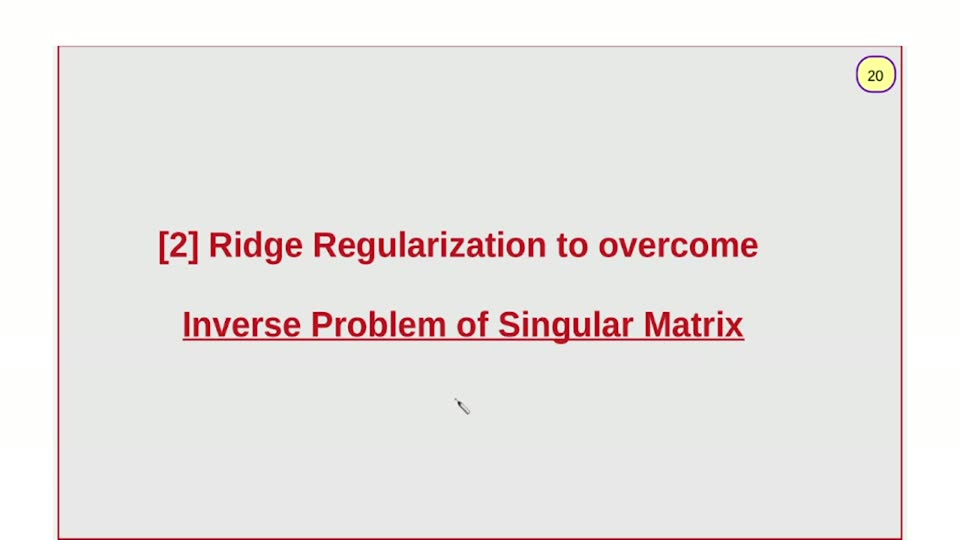
#> input picture videos/machine-learning/03_ridger_regression_gradient_descent/unique_slides/slide_020.jpg, 960 x 540 px, found by its file name
$ python measure_color.py
#> lines starting #> are read from the running program, lines starting #| are printed output that depends on the picture; after the words box and inside, x2 and y2 are one past the last pixel; in counts of white or black regions, pixels touching at a corner belong together
#!/usr/bin/env python3
"""Title core color decision: C00000 vs 8B0000, from darkest red pixels."""
import numpy as np
from PIL import Image

F = "/home/ahmed/Projects/ai_llm_slides/videos/machine-learning/03_ridger_regression_gradient_descent/unique_slides/slide_020.jpg"
im = np.asarray(Image.open(F).convert("RGB")).astype(int)
r, g, b = im[:,:,0], im[:,:,1], im[:,:,2]
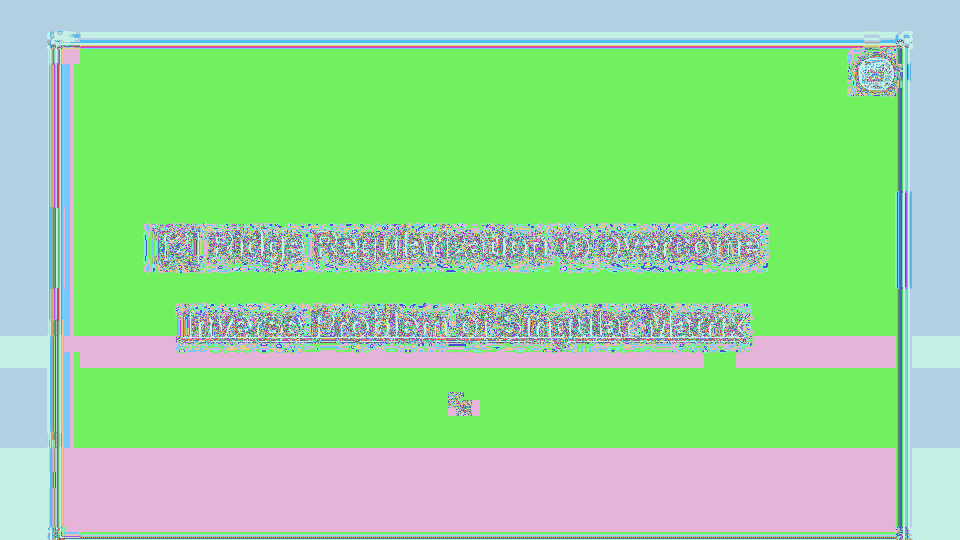
#> r: shape (540, 960) int64; 204 distinct labels, from 17 to 255; one colour per label, 0 black
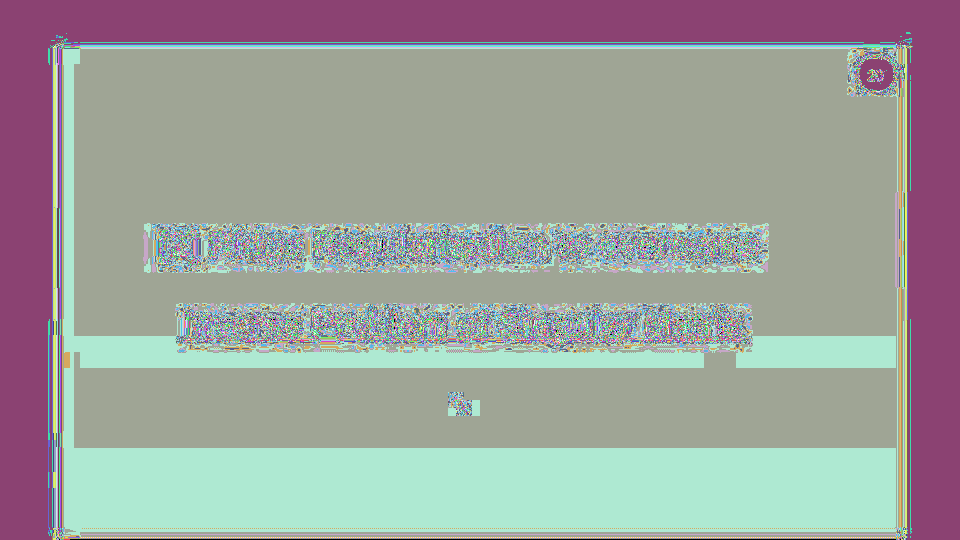
#> g: shape (540, 960) int64; 256 distinct labels, from 0 to 255; one colour per label, 0 black
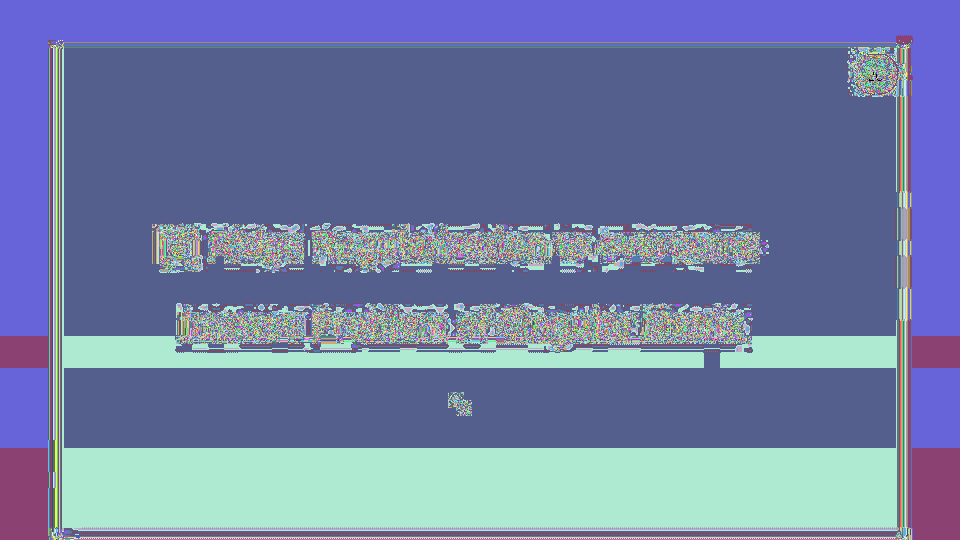
#> b: shape (540, 960) int64; 255 distinct labels, from 0 to 255; one colour per label, 0 black
red = (r > 90) & ((r - g) > 40) & ((r - b) > 10)
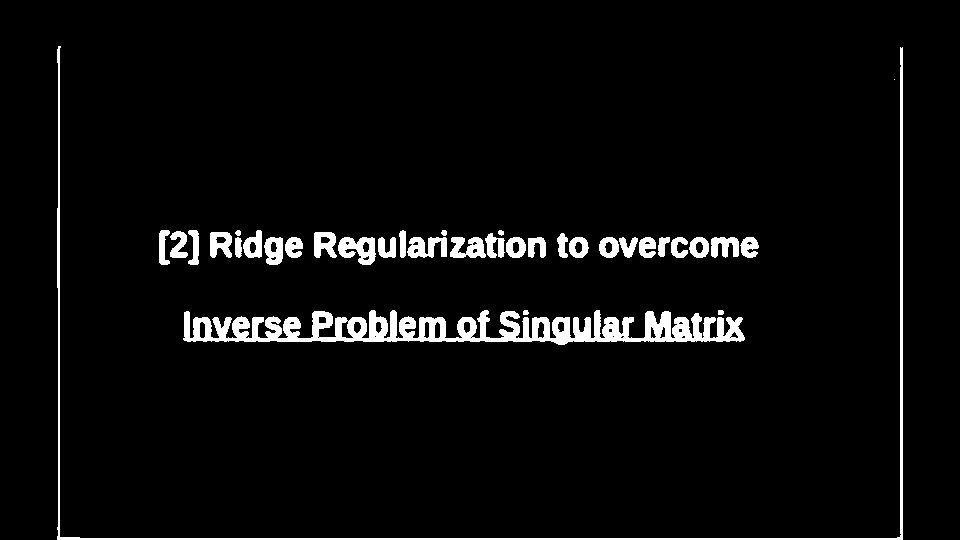
#> red: shape (540, 960) bool; 4.4% white; 35 white regions (1 under 20 px), largest, box (x1, y1, x2, y2) and area: (183, 310, 745, 345) 9990, (57, 46, 903, 540) 4269, (338, 237, 376, 265) 669
# title pixels only (exclude strokes + badge area)
mask = red.copy()
mask[:, :62] = False; mask[:, 898:] = False; mask[533:, :] = False; mask[:52, :] = False
#> after `mask[533:, :] = False`:
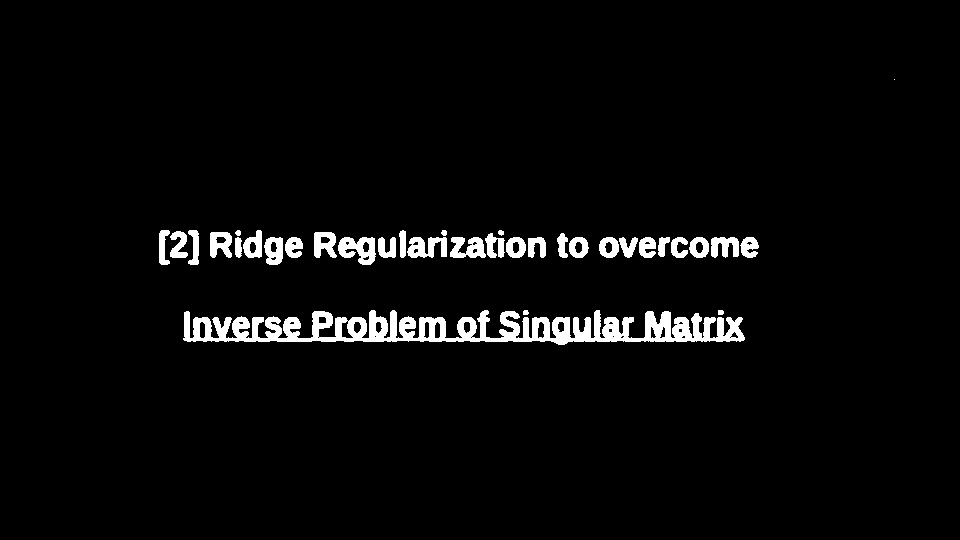
#> mask: shape (540, 960) bool; 3.6% white; 34 white regions (1 under 20 px), largest, box (x1, y1, x2, y2) and area: (183, 310, 745, 345) 9990, (338, 237, 376, 265) 669, (407, 237, 447, 258) 565
ys, xs = np.where(mask)
#> ys = 18547 values from 79 to 344; xs = 18547 values, max 894 at index 0, min 159 at index 180, mean 455.6
px = im[ys, xs]
lum = px.sum(axis=1)
#> lum = 18547 values, max 696 at index 6487, min 113 at index 10104, mean 365.4
order = np.argsort(lum)
#> order = 18547 values, max 18546 at index 17604, min 0 at index 6706, mean 9273
dark = px[order[:400]]  # darkest 400 title pixels
#> dark = 400 rows, first 8: [107, 0, 6], [126, 0, 8], [118, 3, 18], [125, 0, 15], [132, 0, 10], [112, 10, 21], [128, 0, 15], [105, 11, 27]
print("darkest 400 title px mean:", dark.mean(axis=0).round(1))
#| darkest 400 title px mean: [134.5   9.7  22.5]
print("darkest 50 px mean:", px[order[:50]].mean(axis=0).round(1))
#| darkest 50 px mean: [127.1   4.6  18.1]
print("min px:", px[order[0]])
#| min px: [107   0   6]
# modal color among pixels with R-G>100 (stroke-core-like)
core = px[(px[:,0] - px[:,1] > 100)]
print("px with R-G>100: n=", len(core), " mean:", core.mean(axis=0).round(1) if len(core) else "-")
#| px with R-G>100: n= 10204  mean: [170.7  33.   47.1]
# stroke color cores for comparison
for (x, y) in ((58, 300), (901, 300)):
    print(f"stroke px ({x},{y}):", tuple(im[y, x]))
#> this loop made 2 passes
#| stroke px (58,300): (113, 40, 51)
#| stroke px (901,300): (107, 47, 55)

$ run again, with videos/machine-learning/03_ridger_regression_gradient_descent/unique_slides/slide_001.jpg copied over videos/machine-learning/03_ridger_regression_gradient_descent/unique_slides/slide_020.jpg
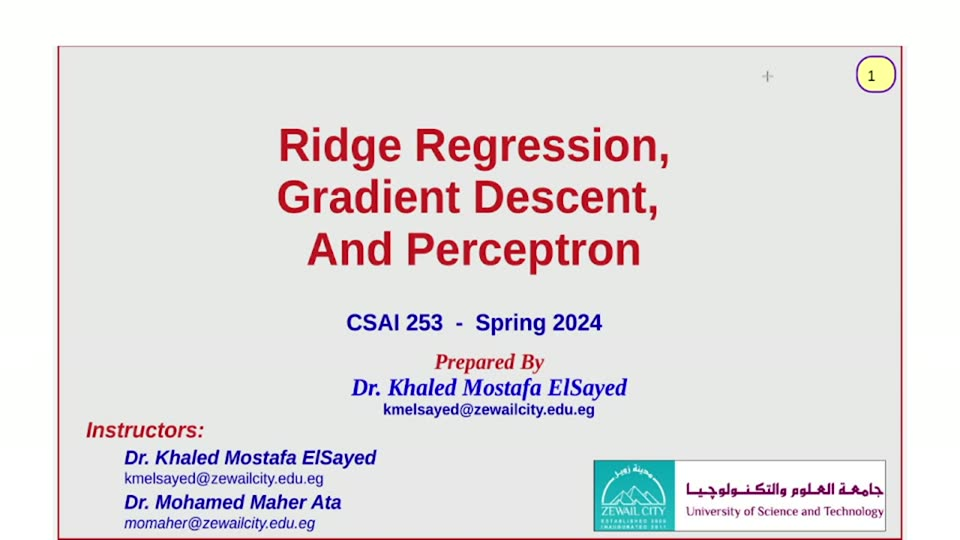
#> input picture videos/machine-learning/03_ridger_regression_gradient_descent/unique_slides/slide_001.jpg, 960 x 540 px, found by its file name
#> `red = (r > 90) & ((r - g) > 40) & ((r - b) > 10)`:
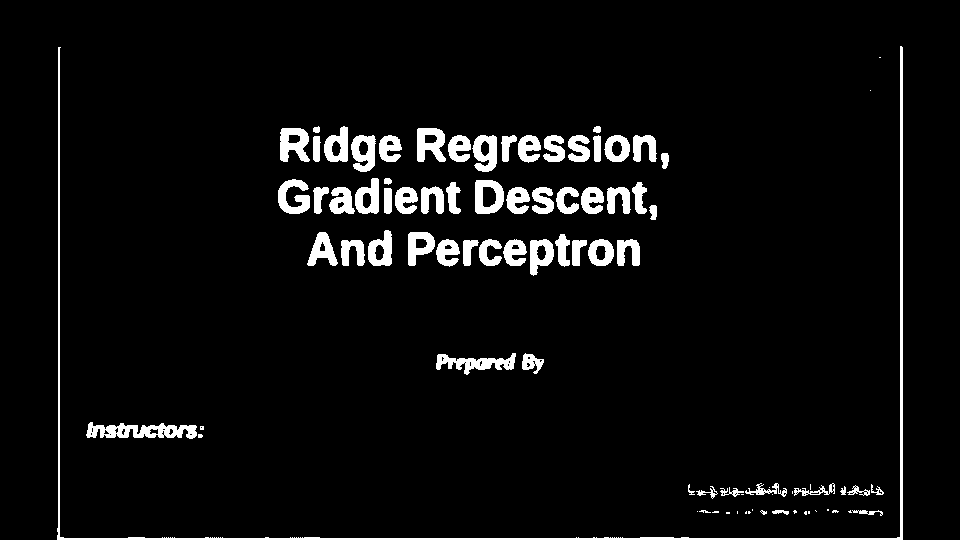
#> red: shape (540, 960) bool; 5.1% white; 87 white regions (24 under 20 px), largest, box (x1, y1, x2, y2) and area: (57, 46, 903, 540) 4285, (86, 422, 197, 439) 1134, (436, 353, 516, 375) 803
#> `mask[533:, :] = False`:
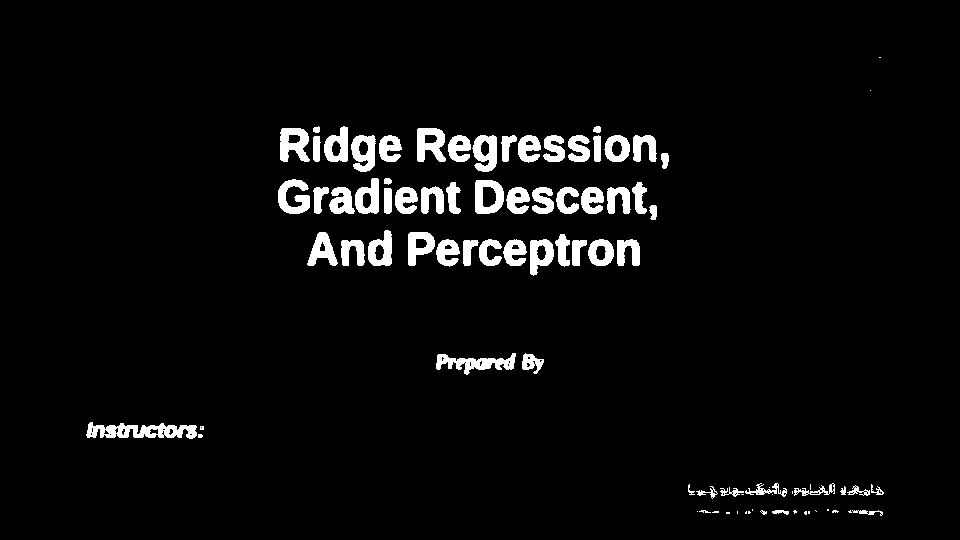
#> mask: shape (540, 960) bool; 4.3% white; 86 white regions (24 under 20 px), largest, box (x1, y1, x2, y2) and area: (86, 422, 197, 439) 1134, (436, 353, 516, 375) 803, (280, 128, 310, 162) 695
#> dark = 400 rows, first 8: [111, 1, 14], [117, 0, 10], [114, 3, 12], [93, 13, 26], [131, 0, 3], [115, 0, 20], [121, 0, 15], [125, 1, 11]
#| darkest 400 title px mean: [124.4   7.2  29.9]
#| darkest 50 px mean: [118.2   4.1  20.9]
#| min px: [111   1  14]
#| px with R-G>100: n= 13714  mean: [174.3  29.4  44.6]
#> the loop `for (x, y) in ((58, 300), (901, 300)):` made 2 passes
#| stroke px (58,300): (116, 40, 52)
#| stroke px (901,300): (104, 47, 53)

$ run again, with videos/machine-learning/03_ridger_regression_gradient_descent/unique_slides/slide_002.jpg copied over videos/machine-learning/03_ridger_regression_gradient_descent/unique_slides/slide_020.jpg
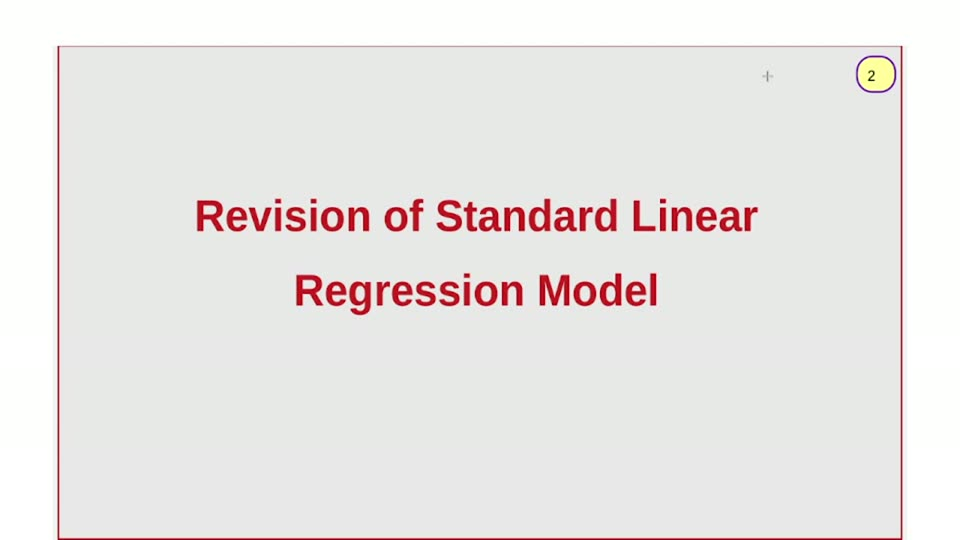
#> input picture videos/machine-learning/03_ridger_regression_gradient_descent/unique_slides/slide_002.jpg, 960 x 540 px, found by its file name
#> r: shape (540, 960) int64; 197 distinct labels, from 16 to 255
#> g: shape (540, 960) int64; 256 distinct labels, from 0 to 255
#> `r, g, b = im[:,:,0], im[:,:,1], im[:,:,2]`:
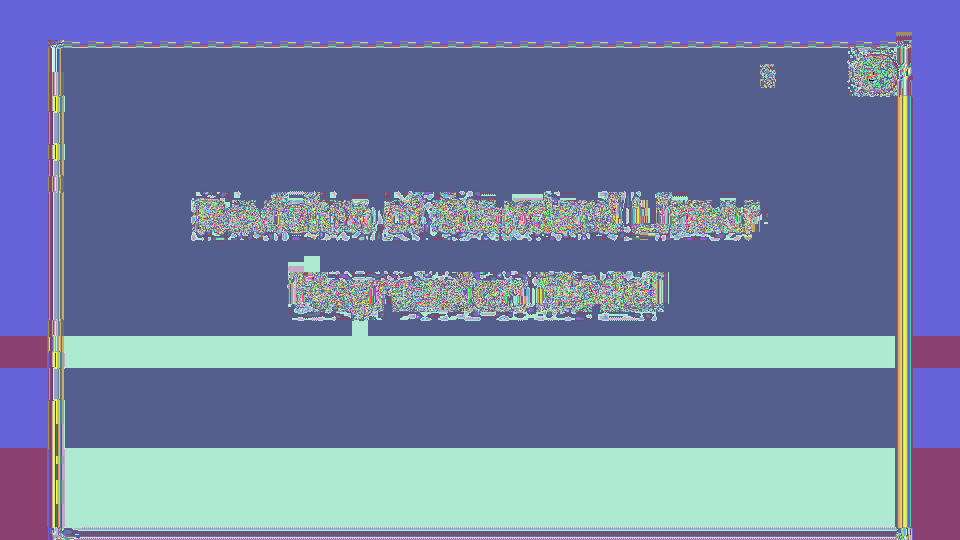
#> b: shape (540, 960) int64; 251 distinct labels, from 0 to 255; one colour per label, 0 black
#> red: shape (540, 960) bool; 4% white; 43 white regions (3 under 20 px), largest, box (x1, y1, x2, y2) and area: (57, 46, 903, 540) 4990, (464, 201, 526, 232) 1127, (325, 281, 372, 316) 1004
#> `mask[533:, :] = False`:
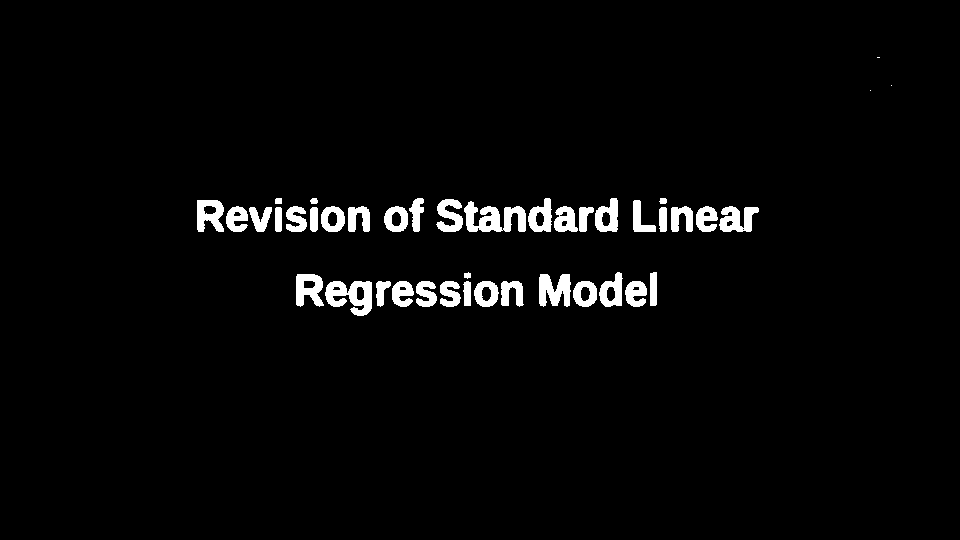
#> mask: shape (540, 960) bool; 3% white; 42 white regions (3 under 20 px), largest, box (x1, y1, x2, y2) and area: (464, 201, 526, 232) 1127, (325, 281, 372, 316) 1004, (539, 274, 571, 307) 766
#> ys = 15488 values from 57 to 315; xs = 15488 values, max 891 at index 3, min 197 at index 91, mean 474
#> lum = 15488 values, max 694 at index 13687, min 127 at index 15027, mean 337.2
#> order = 15488 values, max 15487 at index 15403, min 0 at index 12226, mean 7743.5
#> dark = 400 rows, first 8: [106, 4, 17], [112, 4, 20], [112, 8, 17], [110, 13, 20], [120, 3, 21], [119, 10, 16], [129, 0, 16], [127, 2, 18]
#| darkest 400 title px mean: [139.6   8.9  22.8]
#| darkest 50 px mean: [128.8   5.4  18.9]
#| min px: [106   4  17]
#| px with R-G>100: n= 10356  mean: [174.   29.5  44.5]
#> the loop `for (x, y) in ((58, 300), (901, 300)):` made 2 passes
#| stroke px (58,300): (116, 40, 52)
#| stroke px (901,300): (107, 47, 55)

$ run again, with videos/machine-learning/03_ridger_regression_gradient_descent/unique_slides/slide_003.jpg copied over videos/machine-learning/03_ridger_regression_gradient_descent/unique_slides/slide_020.jpg
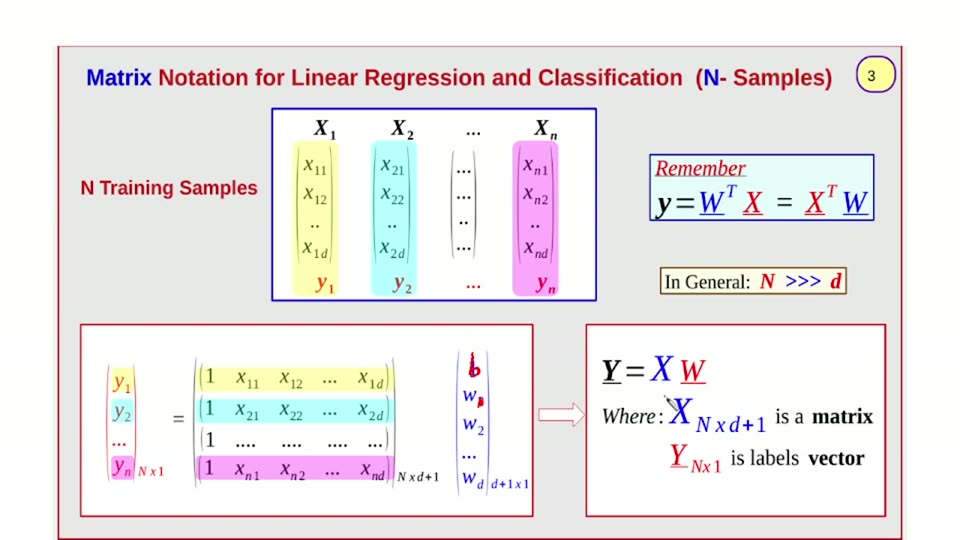
#> input picture videos/machine-learning/03_ridger_regression_gradient_descent/unique_slides/slide_003.jpg, 960 x 540 px, found by its file name
#> `red = (r > 90) & ((r - g) > 40) & ((r - b) > 10)`:
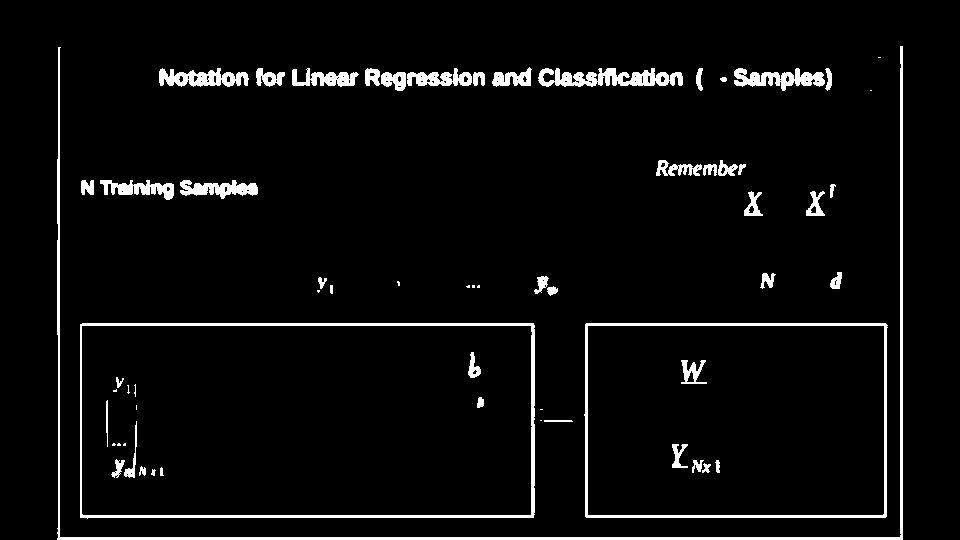
#> red: shape (540, 960) bool; 4.6% white; 63 white regions (16 under 20 px), largest, box (x1, y1, x2, y2) and area: (57, 46, 903, 540) 5149, (80, 323, 535, 519) 3844, (584, 323, 888, 518) 2947
#> `mask[533:, :] = False`:
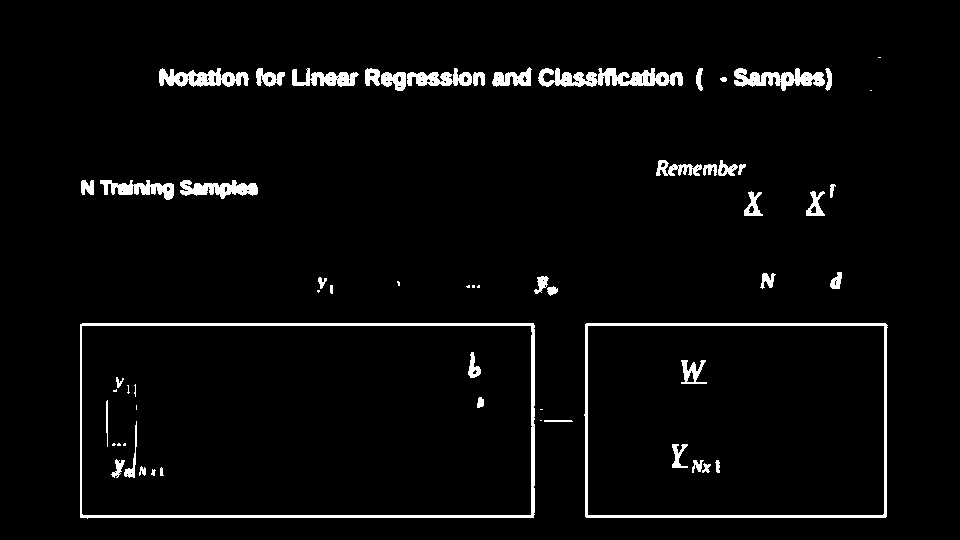
#> mask: shape (540, 960) bool; 3.6% white; 62 white regions (16 under 20 px), largest, box (x1, y1, x2, y2) and area: (80, 323, 535, 519) 3844, (584, 323, 888, 518) 2947, (538, 68, 683, 87) 1653
#> ys = 18848 values from 57 to 518; xs = 18848 values, max 887 at index 12756, min 80 at index 11243, mean 482.1
#> lum = 18848 values, max 710 at index 16127, min 112 at index 262, mean 426.7
#> order = 18848 values, max 18847 at index 18762, min 0 at index 10930, mean 9423.5
#> dark = 400 rows, first 8: [103, 0, 9], [111, 0, 15], [95, 9, 22], [112, 8, 9], [106, 3, 22], [123, 0, 8], [119, 2, 11], [122, 0, 11]
#| darkest 400 title px mean: [127.9   9.5  21.9]
#| darkest 50 px mean: [118.1   4.7  16.2]
#| min px: [103   0   9]
#| px with R-G>100: n= 5340  mean: [170.7  49.4  69. ]
#> the loop `for (x, y) in ((58, 300), (901, 300)):` made 2 passes
#| stroke px (58,300): (113, 40, 51)
#| stroke px (901,300): (107, 47, 55)
